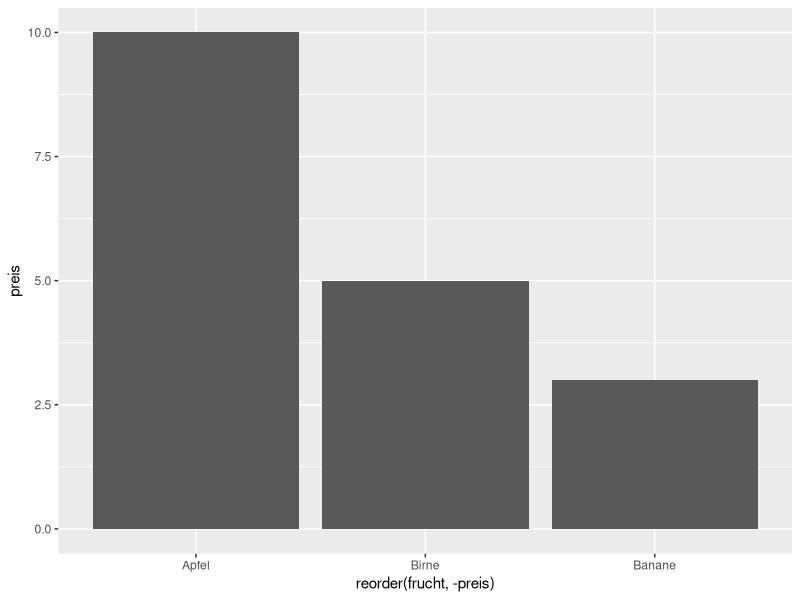
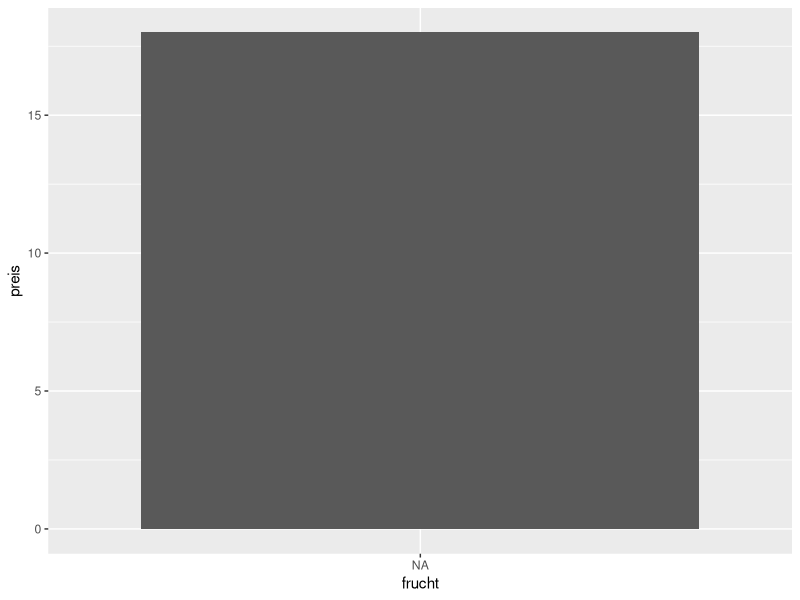

R code for these plots, in order:
## ---- chunk 1
knitr::opts_chunk$set(echo = TRUE, message = FALSE, warning = FALSE)
## ---- chunk 2

library(dplyr)
library(ggplot2)
library(lubridate)

## ---- chunk 3

vektor_lgl <- c(TRUE, FALSE, NA)

typeof(vektor_lgl)

length(vektor_lgl)

vektor_lgl2 <- 1:5 == 3

# numerische vektoren

vektor_int <- c(1L, 5L, 3L)

vektor_dbl <- c(10, 5, 3)
typeof(vektor_dbl)

# character vektor (Zeichenvektoren) aka Strings  
vektor_chr <- c("Apfel", "Birne", "Banane")
typeof(vektor_chr)
## ---- chunk 4

as.numeric(vektor_lgl)
sum(vektor_lgl2)

as.logical(as.character(vektor_lgl))

as.integer(3.7)
round(3.7)
round(3.4)

## ---- chunk 5

vektor_chr
factor(vektor_chr)
factor(vektor_chr, levels = c("Banane", "Apfel", "Birne"))
sort(vektor_chr)

## ---- chunk 6

# ISO 8601 Datumsformat

typeof("1970-01-01")

datum_ursprung <- as.Date("1970-01-01")
typeof(datum_ursprung)
attributes(datum_ursprung)
class(datum_ursprung)

wday(datum_ursprung, label = TRUE, week_start = 1)

attributes(datum_ursprung)$class

datum_ursprung

as.double(datum_ursprung)

datum_ursprung + 5
as.double(datum_ursprung + 10)
# 1. 1
# 2. "1"
# 3. "1970-01-02" x
# 4. "1971-01-01"

class(Sys.Date())
as.double(Sys.Date())

library(palmerpenguins)

penguins %>% 
  pull(species)

penguins$species

penguins[[1]]

## ---- chunk 7

inventar <- tibble(
  datum = Sys.Date(),
  frucht = vektor_chr,
  preis = vektor_dbl,
  verfuegbarkeit = vektor_lgl
)

inventar %>% 
  #mutate(frucht = factor(frucht, levels = c("Banane", "Birne", "Apfel"))) %>% 
  ggplot(aes(x = reorder(frucht, -preis), y = preis)) +
  geom_col()

attributes(reorder(inventar$frucht, inventar$preis))

as.double(c("Banane", "Birne", "Apfel"))

desc(as.double(factor(vektor_chr)))

inventar %>% 
  mutate(frucht = factor(frucht, levels = desc(c("Banane", "Birne", "Apfel")))) %>% 
  ggplot(aes(x = frucht, y = preis)) +
  geom_col()


